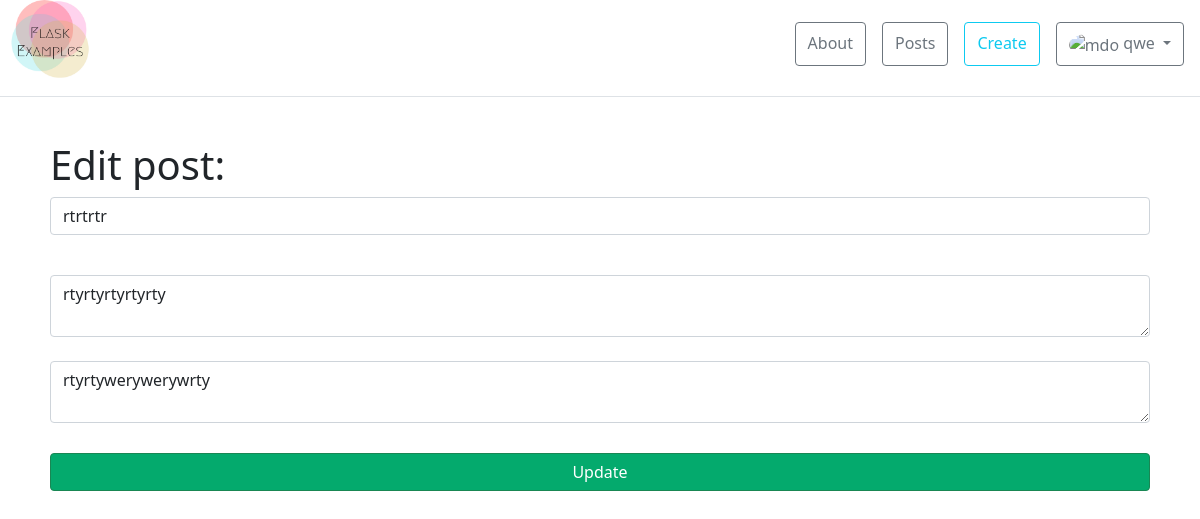
The app's page /posts/7/update (signed in), older data.
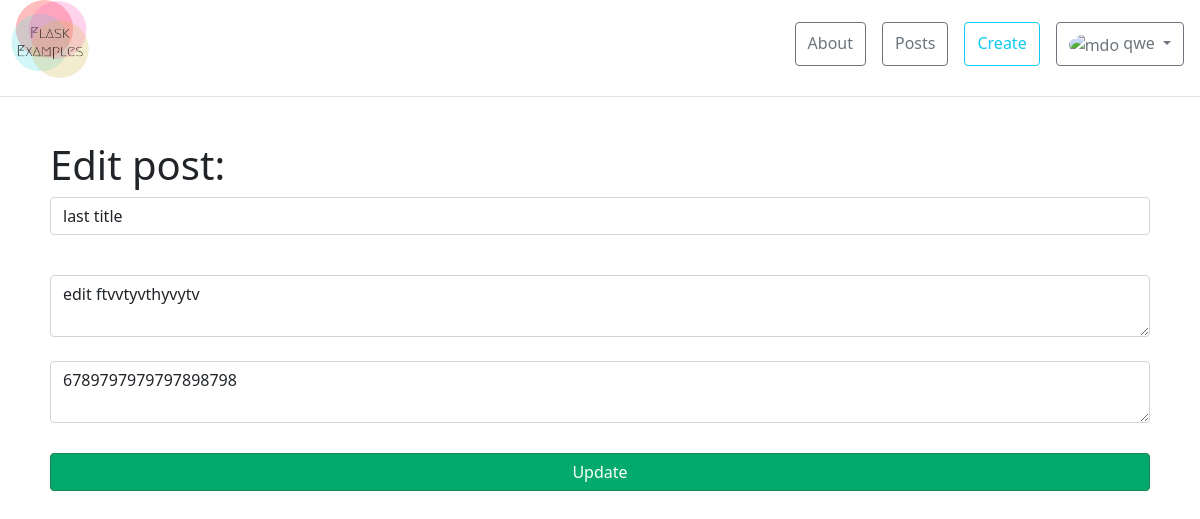
The same page, newer data.
### app.py (models this page shows)
class Article(db.Model):
    __tablename__ = "article"
    id = db.Column(db.Integer, primary_key=True)
    title = db.Column(db.String(300), nullable=False)
    intro = db.Column(db.String(300), nullable=False)
    text = db.Column(db.Text, nullable=False)
    date = db.Column(db.DateTime, default=datetime.utcnow)
    author = db.Column(db.String(20), nullable=False)

### app.py (the view)
@app.route('/posts/<int:id>/update', methods=['POST', 'GET'])
@login_required
def update_post(id):
    article = Article.query.get(id)
    if request.method == 'POST':
        article.title = request.form['title']
        article.intro = request.form['intro']
        article.text = request.form['text']
        article.author = current_user.username
        try:
            db.session.commit()
            return redirect('/posts')
        except:
            return 'UPDATE POST ERROR!'
    else:
        return render_template('update_post.html', article=article)

### app.py (called while the page is built)
@login_manager.user_loader
def load_user(user_id):
    return User.query.get(int(user_id))

### templates/update_post.html (shortened to what this page needs)
{% extends 'base.html' %}
{% block body %}
<div class="container">
    <h1>Edit post:</h1>
    <form method="post">
        <input type="text" name="title" id="title" class="form-control" value="{{article.title}}"/>
        <br/>
        <textarea name="intro" id="intro" class="form-control">{{article.intro}}</textarea>
        <br/>
        <textarea name="text" id="text" class="form-control">{{article.text}}</textarea>
        <br/>
        <input type="submit" class="btn btn-success" value="Update">
    </form>
</div>
{% endblock %}

Row changes from the older to the newer data that the page shows:
changed Article: title "rtrtrtr" → "last title"; intro "rtyrtyrtyrtyrty" → "edit ftvvtyvthyvytv"; text "rtyrtywerywerywrty" → "6789797979797898798"
